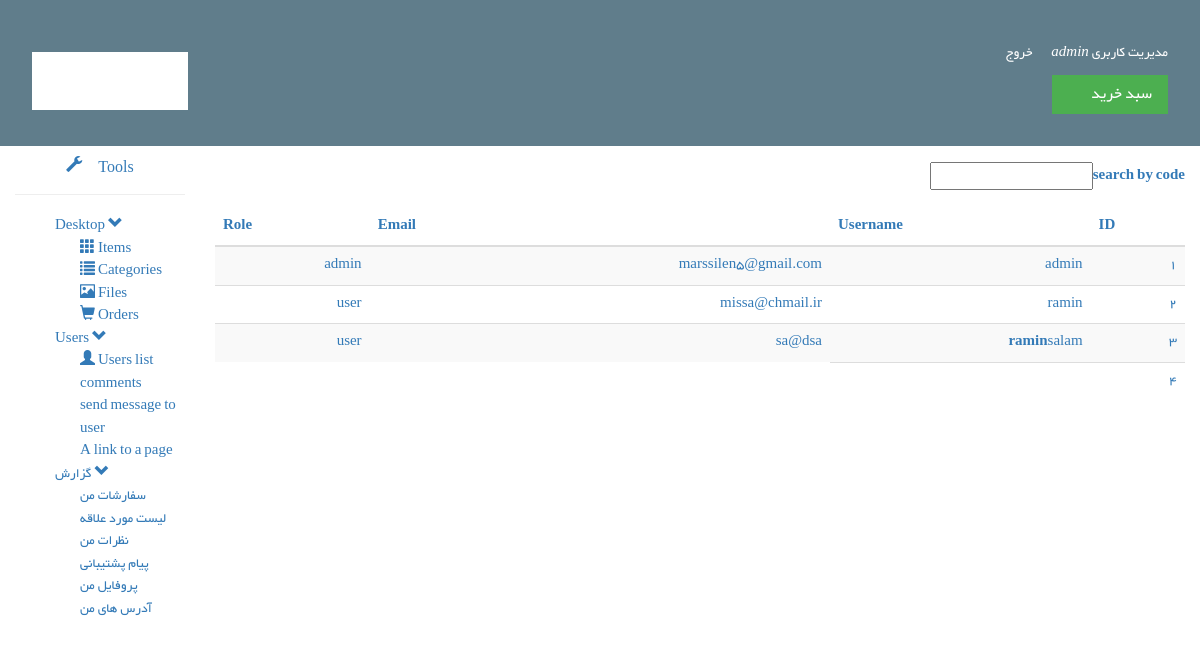
Page /cp/get_users (signed in) on the earlier database version.
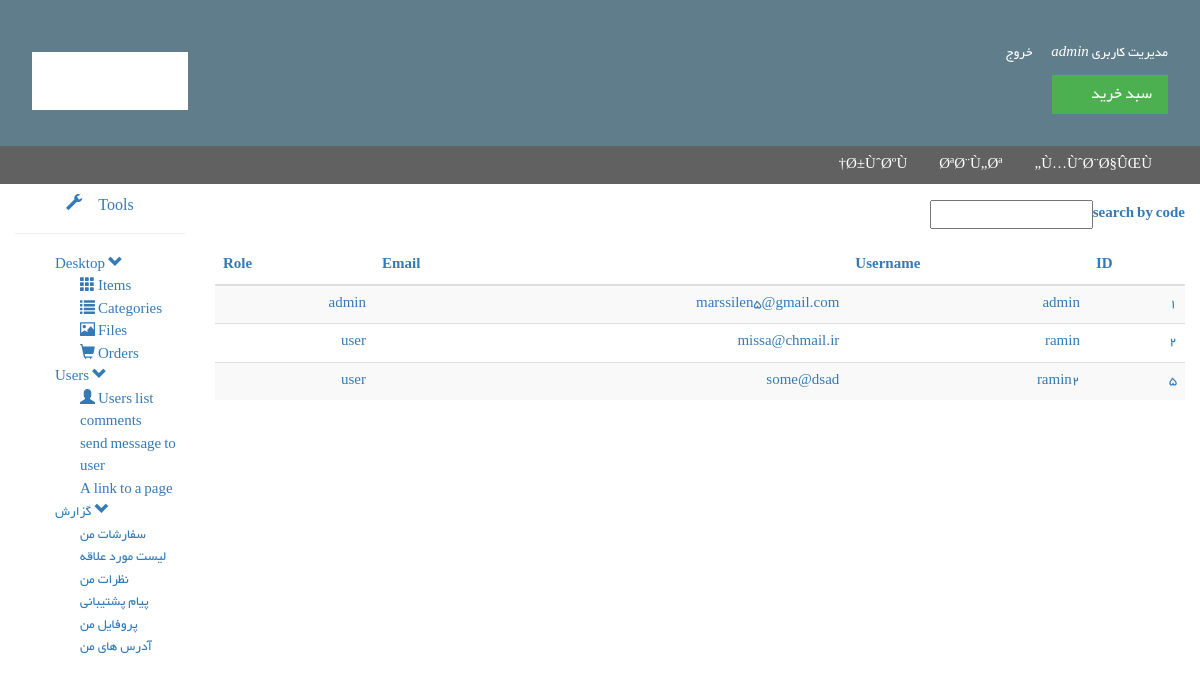
Same page on the later database version.
### tables this page shows
CREATE TABLE `userlist` (
  `id` int(22) NOT NULL,
  `username` varchar(30) NOT NULL,
  `password` varchar(40) NOT NULL,
  `fav` text NOT NULL,
  `address` text NOT NULL,
  `phone` varchar(13) NOT NULL,
  `active` tinyint(1) NOT NULL DEFAULT '0',
  `email` varchar(128) NOT NULL,
  `ac_url` varchar(128) NOT NULL,
  `block` tinyint(1) NOT NULL DEFAULT '0',
  `role` enum('admin','user','','') NOT NULL DEFAULT 'user'
);

CREATE TABLE `menu` (
  `id` int(11) NOT NULL,
  `menu` text NOT NULL,
  `href` text NOT NULL,
  `parent` int(11) NOT NULL
);

### app/core/ControllerPanel.php (called while the page is built, shortened)
<?php
class ControllerPanel extends Controller
{
	public function view($view,$data=[],$secure=false){
		require_once 'app/views/'.$view.'.php';
	}
}

### app/controllers/cp.php (called while the page is built, shortened)
<?php
class Cp extends ControllerPanel
{
	function get_users(){
            $data=$this->formModel->get_users();
            $this->view('cp/users_list',$data,true);
        }
        function view($page,$data=array(),$secure=false){
            parent::view('cp/panel_top');
            parent::view($page,$data,$secure);
            parent::view('cp/panel_down');
        }
}

### app/core/App.php (called while the page is built, shortened)
<?php
class App
{
	protected $method = 'index';
	public function __construct()
	{
		$url=$this->parseUrl();
		if(file_exists('app/controllers/'.$url[0].'.php')){
			unset($url[0]);
		}
		$this->controller=new $this->controller;
		if(isset($url[1])){
			if(method_exists($this->controller,$url[1])){
				$this->method=$url[1];
				unset($url[1]);
			}
		}
		$this->params= $url ? array_values($url) : [];
		call_user_func_array([$this->controller, $this->method], $this->params);
	}
	public function parseUrl()
	{
		if(isset($_GET['url']))
		{
			return $url= explode('/',filter_var(rtrim($_GET['url'],'/'),FILTER_SANITIZE_URL));
		}
	}
}

### index.php (called while the page is built, shortened)
<?php
$app = new App;

### app/core/Controller.php (called while the page is built, shortened)
<?php
class Controller
{
	function __construct(){
		$this->is_login= $this->is_login();
	}
	public function model ($model){
		return new $model();
	}
	protected function is_login(){
		$logged=Session::get('loggedIn');
		return true;
	}
}

### app/libs/session.php (called while the page is built, shortened)
<?php
Class Session{
	public static function get($key){
		if(isset($_SESSION[$key]))
		return $_SESSION[$key];
	}
	public static function timeout(){
		$now=time();
		$timelimit=24*60*60;
		return false;
	}
}

### app/core/Model.php (called while the page is built)
<?php
class Model
{
	function __construct(){
		$this->db=new Database();
	}
}

### app/libs/database.php (called while the page is built, shortened)
<?php
class Database extends PDO{
	public function select($sql,$data=array(),$fetchMode=PDO::FETCH_ASSOC){
		$sth=$this->prepare($sql);
		foreach($data as $key =>$value){
			$sth->bindValue(":$key",$value);
		}
		$sth->execute();
		return $sth->fetchAll($fetchMode);
	}
}

### app/models/Item_m.php (called while the page is built, shortened)
<?php
class Item_m extends Model
{
	function get_factor($user_id){
		$data=$this->db->select("SELECT * FROM factors WHERE user_id= :user_id AND status= :status LIMIT 1",array('user_id' => $user_id,'status'=>'0'));
		return $data[0]['id'];
	}
}

### app/models/Cp_m.php (called while the page is built, shortened)
<?php
class Cp_m extends Model
{
	function get_users(){
		$result=$this->db->select("SELECT id, username, email, role FROM userlist");
		return $result;
    }
}

### app/models/menu_m.php (called while the page is built, shortened)
<?php
class Menu_m extends Model{
  function get_menu($parent=0){
  	return $this->db->select("SELECT * FROM menu");
  }
}

### app/views/cp/users_list.php (the view, shortened to what this page needs)
<form action="" method="post" class="w3-padding-16"><label for="search">search by code</label><input type="text" id="search" name="search"></form>
 <table class="table table-striped">
    <thead>
      <tr>
        <th>ID</th>
        <th>Username</th>
        <th>Email</th>
        <th>Role</th>
      </tr>
    </thead>
    <tbody>
    <?php foreach($data as $user){?>
      <tr>
        <td><?= $user['id'] ?></td>
        <td><a href="edit_user/<?= $user['id'] ?>"><?= $user['username'] ?></a></td>
        <td><?= $user['email'] ?></td>
        <td><?= $user['role'] ?></td>
      </tr>
      <?php } ?>
    </tbody>
  </table>

### app/views/cp/panel_top.php (shortened to what this page needs)
<!DOCTYPE html>
<html lang="en">
<head>
<link rel="stylesheet" href="<?= display(URL) ?>public/bootstrap-3.3.6-dist/css/bootstrap.min.css">
<link rel="stylesheet" href="<?= display(URL) ?>public/w3.css">
<link rel="stylesheet" href="<?= display(URL) ?>public/mycss.css">
<link rel="stylesheet" href="<?= display(URL) ?>public/font/font.css">
</head>
<body>
  <?php require_once('app/views/header.php'); ?>
  <?php require_once('app/views/menu.php'); ?>
<div class="container-fluid text-primary" align="">
<div class="row">
  <div class="col-xs-12 col-sm-2" align="center">
  <h6><span class="glyphicon glyphicon-wrench"> Tools</span></h6>
  <hr>
  <div id="navigation" align="left" dir="ltr">
        <ul>
        <?php if(Session::get('role')=='admin'){?>
            <li>
                <a class="mother" href="#">Desktop <span class="glyphicon glyphicon-chevron-down"></span></a>
                <ul id="sectionOneLinks">
                  <li><a href="<?= display(URL) ?>cp/index"><span class="glyphicon glyphicon-th"></span> Items</a></li>
                  <li><a href="<?= display(URL) ?>cp/show_cat"><span class="glyphicon glyphicon-list"></span> Categories</a></li>
                  <li><a href="<?= display(URL) ?>cp/s"><span class="glyphicon glyphicon-picture"></span> Files</a></li>
                  <li><a href="<?= display(URL) ?>cp/purchased"><span class="glyphicon glyphicon-shopping-cart"></span> Orders</a></li>
                </ul>
            </li>
            <li>
                <a class="mother" href="#">Users <span class="glyphicon glyphicon-chevron-down"></span></a>
                <ul id="sectionTwoLinks">
                  <li><a href="<?= display(URL) ?>cp/get_users"><span class="glyphicon glyphicon-user"></span> Users list</a></li>
                  <li><a href="<?= display(URL) ?>cp/comments">comments</a></li>
                  <li><a href="<?= display(URL) ?>cp/#">send message to user</a></li>
                  <li><a href="<?= display(URL) ?>cp/#">A link to a page</a></li>
                </ul>
            </li>
            <?php } ?>
            <li>
                <a class="mother" href="#">گزارش <span class="glyphicon glyphicon-chevron-down"></span></a>
                <ul id="sectionThreeLinks" >
                  <li><a href="<?= display(URL) ?>cp/my_orders">سفارشات من</a></li>
                  <li><a href="<?= display(URL) ?>cp/my_favorites">لیست مورد علاقه</a></li>
                  <li><a href="<?= display(URL) ?>cp/my_comments">نظرات من</a></li>
                  <li><a href="<?= display(URL) ?>cp/#">پیام پشتیبانی</a></li>
                  <li><a href="<?= display(URL) ?>cp/profile">پروفایل من</a></li>
                  <li><a href="<?= display(URL) ?>cp/add_address">آدرس های من</a></li>
                </ul>
            </li>
        </ul>
    </div>
  </div>
  <div class="col-xs-12 col-sm-10">

### app/libs/functions.php (shortened to what this page needs)
<?php
function display($msg){
  echo htmlentities($msg);
}

### app/views/header.php (shortened to what this page needs)
<div class="w3-blue-grey">
<div style="padding:32px" id="l_header">
<?php require_once('app/views/header_content.php'); ?>
</div>
</div>

### app/views/header_content.php (shortened to what this page needs)
<p>
<h2 class="w3-left">
  <img src="<?= URL ?>public/digi.png"/>
</h2>
<?php if(!$this->is_login){ ?>
<a href="<?= LINK ?>"  <?= LOGIN ?> >وارد شوید</a>
<a href="<?= URL ?>signup" class="w3-margin-16">ثبت نام کنید</a>
<?php }else{
  $m=$this->model('Item_m');
  $fid=$m->get_factor(Session::get('id'));
   ?>
  <a href="<?= URL ?>cp" >مدیریت کاربری <i><?=display(Session::get('username'))?></i></a>
  <a href="<?= URL ?>cp/logout" class="w3-margin-16">خروج</a>
<?php } ?>
</p>
<a href="<?= (($this->is_login)?URL."cp/factor_review/$fid":LINK) ?>" <?= (($this->is_login)?"":LOGIN) ?>
  class="w3-large w3-btn w3-green"><i class="fa fa-shopping-bag"></i>   سبد خرید
</a>

### app/views/menu.php
<?php
$menu_list=$this->model('Menu_m')->get_menu();
?>
<div class="w3-dark-grey">
    <ul class="w3-navbar" style="margin-right: 32px">
    <?php foreach($menu_list as $menu){ ?>
        <?php if($menu['parent']=='0'){ ?>
        <li class="w3-right"><a class="w3-hover-none w3-text-white w3-hover-text-white" href="#<?=$menu['href']?> "><?= $menu['menu'] ?></a></li>
        <?php } ?>
    <?php } ?>
</ul>
</div>

### app/views/cp/panel_down.php
  </div>
</div>
</div>
</body>
</html>

### public/w3.css (style rules this page uses)
* { -webkit-box-sizing:border-box;-moz-box-sizing:border-box;box-sizing:border-box }
html { -ms-text-size-adjust:100%;-webkit-text-size-adjust:100% }
body { margin:0 }
a { -webkit-tap-highlight-color:transparent;background-color:transparent }
img { border:0 }
hr { -moz-box-sizing:content-box;box-sizing:content-box }
button,input,optgroup,select,textarea { color:inherit;font:inherit;margin:0 }
html,body { font-family:Verdana,sans-serif;font-size:15px;line-height:1.5 }
h1,h2,h3,h4,h5,h6,.w3-slim,.w3-wide { font-family:"Segoe UI",Arial,sans-serif }
h2 { font-size:30px }
h6 { font-size:16px }
h1,h2,h3,h4,h5,h6 { font-weight:400;margin:10px 0 }
hr { height:0;border:0;border-top:1px solid #eee;margin:20px 0 }
img { margin-bottom:-5px }
a { color:inherit }
table { border-collapse:collapse;border-spacing:0;width:100%;display:table }
table,th,td { border:none }
.w3-btn,.w3-btn-block { border:none;display:inline-block;outline:0;padding:6px 16px;vertical-align:middle;overflow:hidden;text-decoration:none !important;color:#fff;background-color:#000;text-align:center;cursor:pointer;white-space:nowrap }
.w3-btn,.w3-btn-floating,.w3-btn-floating-large,.w3-closenav,.w3-opennav { -webkit-touch-callout:none;-webkit-user-select:none;-khtml-user-select:none;-moz-user-select:none;-ms-user-select:none;user-select:none }
.w3-navbar { list-style-type:none;margin:0;padding:0;overflow:hidden }
.w3-navbar li { float:left }
.w3-navbar li a { display:block;padding:8px 16px }
.w3-navbar a,.w3-topnav a,.w3-sidenav a,.w3-dropnav a,.w3-dropdown-content a,.w3-accordion-content a { text-decoration:none !important }
.w3-navbar a,.w3-topnav a,.w3-sidenav a,.w3-dropnav a,.w3-pagination li a,.w3-hoverable tbody tr,.w3-btn,.w3-btn-floating,.w3-btn-floating-large,.w3-hover-opacity,.w3-hover-shadow,.w3-accordion-content a,.w3-dropdown-content a,.w3-dropdown-click:hover,.w3-dropdown-hover:hover,.w3-opennav,.w3-closenav,.w3-closebtn, .w3-hover-amber,.w3-hover-aqua,.w3-hover-blue,.w3-hover-light-blue,.w3-hover-brown,.w3-hover-cyan,.w3-hover-blue-grey,.w3-hover-green,.w3-hover-light-green,.w3-hover-indigo,.w3-hover-khaki,.w3-hover-lime,.w3-hover-orange,.w3-hover-deep-orange,.w3-hover-pink, .w3-hover-purple,.w3-hover-deep-purple,.w3-hover-red,.w3-hover-sand,.w3-hover-teal,.w3-hover-yellow,.w3-hover-white,.w3-hover-black,.w3-hover-grey,.w3-hover-light-grey,.w3-hover-dark-grey,.w3-hover-text-amber,.w3-hover-text-aqua,.w3-hover-text-blue,.w3-hover-text-light-blue, .w3-hover-text-brown,.w3-hover-text-cyan,.w3-hover-text-blue-grey,.w3-hover-text-green,.w3-hover-text-light-green,.w3-hover-text-indigo,.w3-hover-text-khaki,.w3-hover-text-lime,.w3-hover-text-orange,.w3-hover-text-deep-orange,.w3-hover-text-pink,.w3-hover-text-purple, .w3-hover-text-deep-purple,.w3-hover-text-red,.w3-hover-text-sand,.w3-hover-text-teal,.w3-hover-text-yellow,.w3-hover-text-white,.w3-hover-text-black,.w3-hover-text-grey,.w3-hover-text-light-grey,.w3-hover-text-dark-grey { -webkit-transition:all 0.3s ease,color 0.15s ease;transition:all 0.3s ease,color 0.15s ease }
.w3-left { float:left !important }
.w3-right { float:right !important }
.w3-large { font-size:18px !important }
.w3-margin-16 { margin:16px !important }
.w3-padding-16 { padding-top:16px !important;padding-bottom:16px !important }
.w3-blue-grey,.w3-hover-blue-grey:hover { color:#fff !important;background-color:#607d8b !important }
.w3-green,.w3-hover-green:hover { color:#fff !important;background-color:#4CAF50 !important }
.w3-dark-grey,.w3-hover-dark-grey:hover { color:#fff !important;background-color:#616161 !important }
.w3-text-white,.w3-hover-text-white:hover { color:#fff !important }
b,strong { font-weight:bold }

### public/mycss.css (style rules this page uses)
a { text-decoration:none; }

### app/views/cp/panel_top.php (style rules this page uses)
body { font-family: 'Yekan' ; text-align: right; direction: rtl; }
a:link, a:visited { text-decoration:none; }
ul li { list-style-type: none; }
li ul li { margin-left:-1em; }

Differences in the rows shown:
removed userlist: id "3", username "ramin salam", email "sa@dsa", role "user"
removed userlist: id "4"
added menu: menu "Ù…ÙˆØ¨Ø§ÛŒÙ„"
added menu: menu "ØªØ¨Ù„Øª"
added menu: menu "Ø±ÙˆØºÙ†"
added userlist: id "5", username "ramin2", email "some@dsad", role "user"
